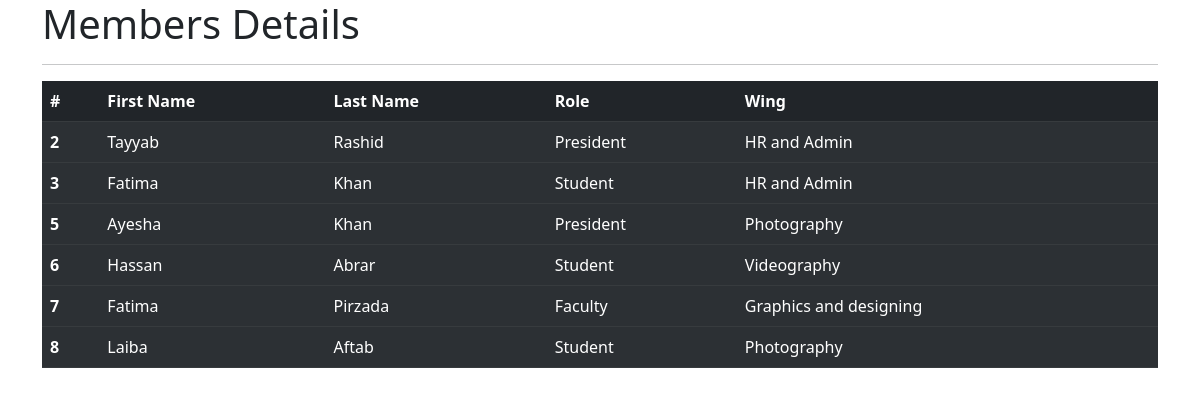
Screenshot of /view_admin with the database file from the repository.
### final_app/models.py (models this page shows, shortened)
class Studentbody(models.Model):
    first_name = models.CharField(max_length=100, null=False)
    last_name = models.CharField(max_length=100)
    dept=models.ForeignKey(Department,on_delete=models.CASCADE)
    role=models.ForeignKey(Role,on_delete=models.CASCADE)
    wing = models.ForeignKey(Wings, on_delete=models.CASCADE)
    phone=models.IntegerField(default=0)
    def __str__(self):
        return "%s %s %s" %(self.first_name,self.last_name,self.phone)

class Role(models.Model):
    name=models.CharField(max_length=100,null=False)

class Wings(models.Model):
    name=models.CharField(max_length=100, null=False)

### final_app/views.py (the view)
# urls.py: path('view_admin', views.view_admin, name='view_admin'),
def view_admin(request):
    std = Studentbody.objects.all()
    context = {
        'std': std
    }
    print(context)
    return render(request, 'view_admin.html', context)

### final_app/templates/view_admin.html (shortened to what this page needs)
<!DOCTYPE html>
<html lang="en">
<head>
     <link href="https://cdn.jsdelivr.net/npm/bootstrap@5.2.0-beta1/dist/css/bootstrap.min.css" rel="stylesheet">
</head>
 <body>
  <div class="container">
      <h1>Members Details</h1>
      <hr>
<table class="table table-dark table-striped">
  <thead>
    <tr>
      <th scope="col">#</th>
      <th scope="col">First Name</th>
      <th scope="col">Last Name</th>
      <th scope="col">Role</th>
        <th scope="col">Wing</th>
    </tr>
  </thead>
    {% for stds in std %}
  <tbody>
    <tr>
      <th scope="row">{{stds.id}}</th>
      <td>{{stds.first_name}}</td>
      <td>{{stds.last_name}}</td>
      <td>{{stds.role.name}}</td>
        <td>{{stds.wing.name}}</td>
    </tr>
  </tbody>
     {% endfor %}
</table>
</div>
  </body>
</html>

### rows the page displays
Studentbody: id "2", first_name "Tayyab", last_name "Rashid", role.name "President", wing.name "HR and Admin"
Studentbody: id "3", first_name "Fatima", last_name "Khan", role.name "Student", wing.name "HR and Admin"
Studentbody: id "5", first_name "Ayesha", last_name "Khan", role.name "President", wing.name "Photography"
Studentbody: id "6", first_name "Hassan", last_name "Abrar", role.name "Student", wing.name "Videography"
Studentbody: id "7", first_name "Fatima", last_name "Pirzada", role.name "Faculty", wing.name "Graphics and designing"
Studentbody: id "8", first_name "Laiba", last_name "Aftab", role.name "Student", wing.name "Photography"
